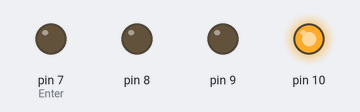
Recording of a sketch running on a simulated Arduino Uno, built with avr-gcc and run on an emulated ATmega328P. On the bench: output pins drawn as LEDs (lit = HIGH).

Above: at 0.2 s.
At 1.2 s:
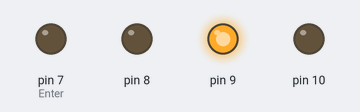
At 3.2 s:
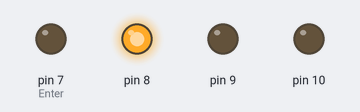
At 4.2 s:
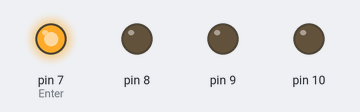
At 5.7 s:
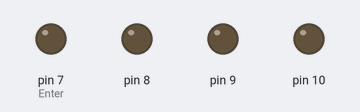
Timing chart, 0 to 6.5 s (numbered marks = the images above):
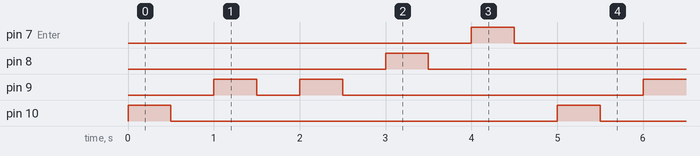

Measured:
- by itself, pin 7 (Enter), pin 8, pin 10: alternates HIGH for 0.50 s and LOW for 4.5 s
- by itself, pin 9: repeats every 5.0 s: LOW 0.50 s, HIGH 0.50 s, LOW 3.5 s, HIGH 0.50 s
- by itself, everything shown: repeats every 5.0 s, in 10 steps

The sketch:

Arduino_Talking_To_Safe_SUCCESS.ino
```cpp
//test to see that the aurdino can talk to the safe
//the board is set up with 4 relays, one for each of the numbers in the combination (2,5,5,0, ENTER)


void setup() {
Serial.begin(9600);
pinMode(7,OUTPUT);//Enter
pinMode(8,OUTPUT);//0
pinMode(9,OUTPUT);//5
pinMode(10,OUTPUT);//2

//all pins need to start low

digitalWrite(7, LOW);
digitalWrite(8, LOW);
digitalWrite(9, LOW);
digitalWrite(10, LOW);
}

//send power to one relay at a time, which shorts two wires, which talk to the safe.
//2=(4,6), 5=(4,5), 0=(1,4), Enter=(1,2)

//**NOTE, because it is going through a loop, it may start on any number. It may take a few tries before the safe hits
//the numbers 2550E, but eventually it will loop correctly.
//TRIED AND SUCCESSFUL

void loop() {
digitalWrite(10,HIGH);//2 on
delay(500);
digitalWrite(10,LOW);//2 off
delay(500);
digitalWrite(9,HIGH);//5 on
delay(500);
digitalWrite(9,LOW);//5 off
delay(500);
digitalWrite(9,HIGH);//5 on
delay(500);
digitalWrite(9,LOW);//5 off
delay(500);
digitalWrite(8,HIGH);//0 on
delay(500);
digitalWrite(8,LOW);//0 off
delay(500);
digitalWrite(7,HIGH);//enter on
delay(500);
digitalWrite(7,LOW);//enter off
delay(500);
}
```
